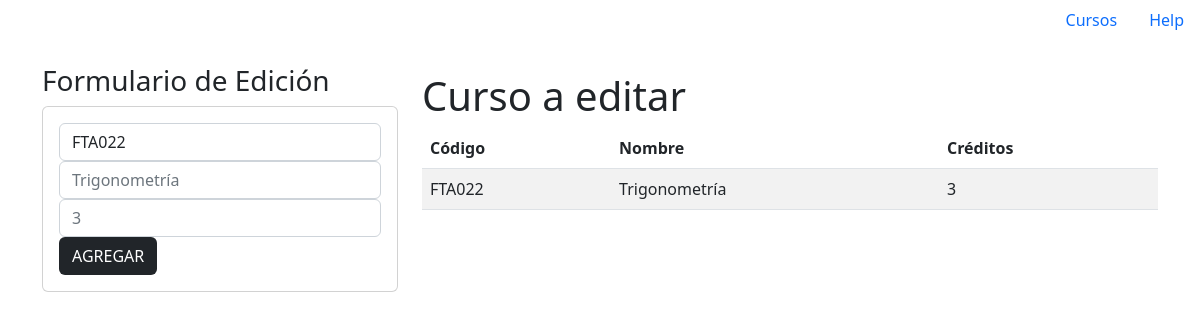
The app's page /edicion/FTA022 with its own data.
### Apps/Academico/models.py (models this page shows, shortened)
class curso (models.Model):
    codigo = models.CharField(primary_key = True, max_length = 6)
    nombre = models.CharField(max_length=50)
    creditos = models.PositiveSmallIntegerField()

### Apps/Academico/views.py (the view)
# urls.py: path('edicion/<codigo>', views.edit),
def edit(request, codigo):
    ed_curso = curso.objects.get(codigo=codigo)
    return render(request, 'edicionCursos.html', {"curso":ed_curso})

### Apps/Academico/templates/edicionCursos.html (shortened to what this page needs)
{% extends './master.html' %}
{% block body %}
    <div class="container py-4">
        <div class="row">
            <div class="col-sm-12 col-md-6 col-lg-4 col-xl-4">
                <h3>
                    Formulario de Edición
                </h3>
                <div class="card">
                    <div class="card-body">
                        <form action="update/" method="post">
                            <div class="form-grup">
                                <input type="text" id="t_codigo" name="t_codigo" class="form-control" minlength="6" maxlength="6" required value="{{curso.codigo}}" readonly>
                            </div>
                            <div class="form-grup">
                                <input type="text" placeholder="{{curso.nombre}}" id="t_nombre" name="t_nombre" class="form-control" minlength="2" maxlength="50" required>
                            </div>
                            <div class="form-grup">
                                <input type="number" placeholder="{{curso.creditos}}" id="n_creditos" name="n_creditos" class="form-control" min="0" max="5" required>
                            </div>
                            <div class="form-grup">
                                <button type="submit" class="btn btn-succes btn-block text-bg-dark">
                                    AGREGAR
                                </button>
                            </div>
                        </form>
                    </div>
                </div>
            </div>
            <div class="col-sm-12 col-md-6 col-lg-8 col-xl-8">
                <div class="table-responsive py-2">
                    <h1>
                        Curso a editar
                    </h1>
                    <table class="table table-striped">
                        <thead>
                            <tr>
                                <th>Código</th>
                                <th>Nombre</th>
                                <th>Créditos</th>
                            </tr>
                        </thead>
                        <tbody>
                            <tr>
                                <td>{{curso.codigo}}</td>
                                <td>{{curso.nombre}}</td>
                                <td>{{curso.creditos}}</td>
                            </tr>
                        </tbody>
                    </table>
                </div>
            </div>
        </div>
    </div>
{% endblock body %}

### records on screen
curso: t_codigo "FTA022", t_nombre "Trigonometría", n_creditos "3", codigo "FTA022", nombre "Trigonometría", creditos "3"
